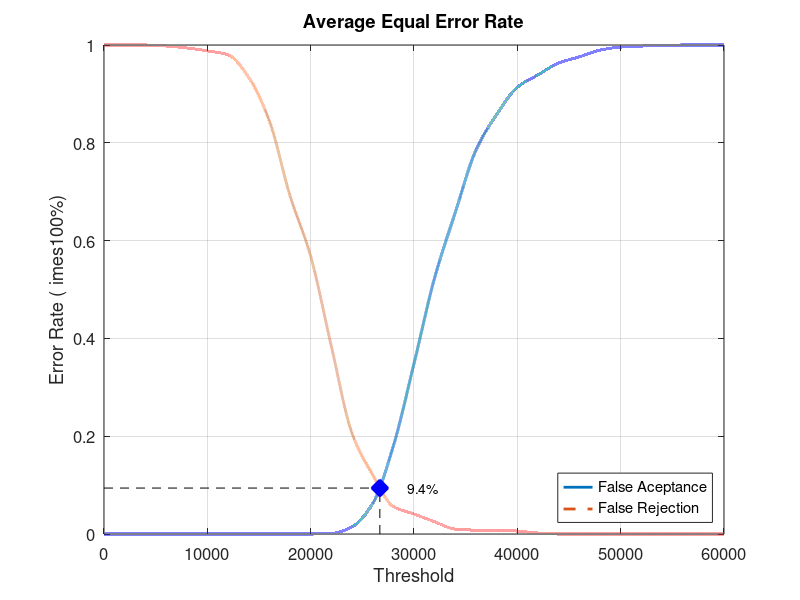
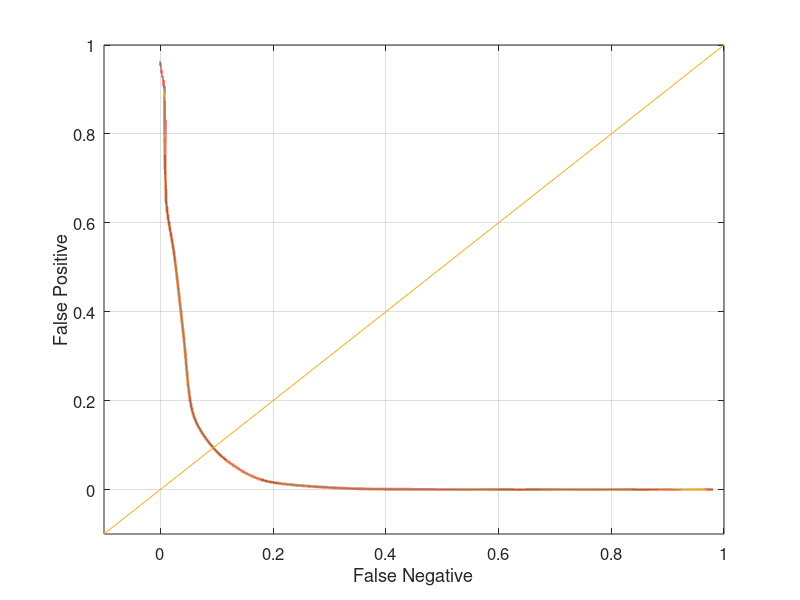

Recreate these plots in MATLAB, in order.
close all;
clear;
clc;
x = 0:2000:60000;
xq = 0:0.5:60000;

y0 = [0 0 0 0 0 0 0 0 0 0 0 0.00105263 0.0147368 0.0621053 0.18 0.348421 0.524211 0.657895 0.785263 0.857895 0.913684 0.938947 0.963158 0.975789 0.989474 0.99579 0.997895 0.998947 1 1 1]
yy0 = interp1(x, y0, xq, 'pchip');
y1 = [1 1 1 0.998 0.994 0.988 0.98 0.934 0.845 0.692 0.568 0.384 0.206 0.121 0.056 0.041 0.025 0.01 0.008 0.008 0.006 0.002 0 0 0 0 0 0 0 0 0]
yy1 = interp1(x, y1, xq, 'pchip');

% Calculating EER: 
y2 = abs(y0 - y1);
find(y2 == min(y2))
yy2 = abs(yy0 - yy1);
xEER = find(yy2 == min(yy2));
xEERIndex = xq(xEER) % X-axis EER
yEER = yy0(xEER) % Y-axis EER

main = figure
plot(xq, yy0,'-','LineWidth', 2);	hold on
plot(xq, yy1,'--','LineWidth', 2);	hold on
plot([xEERIndex xEERIndex], [0 yEER], 'k--');	hold on
plot([0 xEERIndex], [yEER yEER], 'k--');	hold on
plot(xEERIndex, yEER, 'bx', 'LineWidth', 10);	hold on
text(xEERIndex + 10 * xEERIndex / 100, yEER, [num2str(round((10000 * yEER)) / 100) '%'])
legend('False Aceptance', 'False Rejection', 'Location', 'SouthEast')
xlabel('Threshold')
ylabel('Error Rate (	imes100%)')
title('Average Equal Error Rate')
set(gca, 'FontSize', 12)
axis([0 60000 0 1])
grid on

print(main, 'Database4AverageMain', '-dpng');
FNRxFPR = figure('Color', [1 1 1]);
plot(yy1, yy0, '-', yy1, yy0, 'LineWidth', 2);
hold on
y = -0.1:0.1:1
plot(y, y); 
set(gca, 'FontSize', 12)
xlabel('False Negative')
ylabel('False Positive')
axis([-0.1 1 -0.1 1])
set(gca, 'FontSize', 12)
grid on

print(FNRxFPR, 'Database4AverageFNRxFPR','-dpng');
